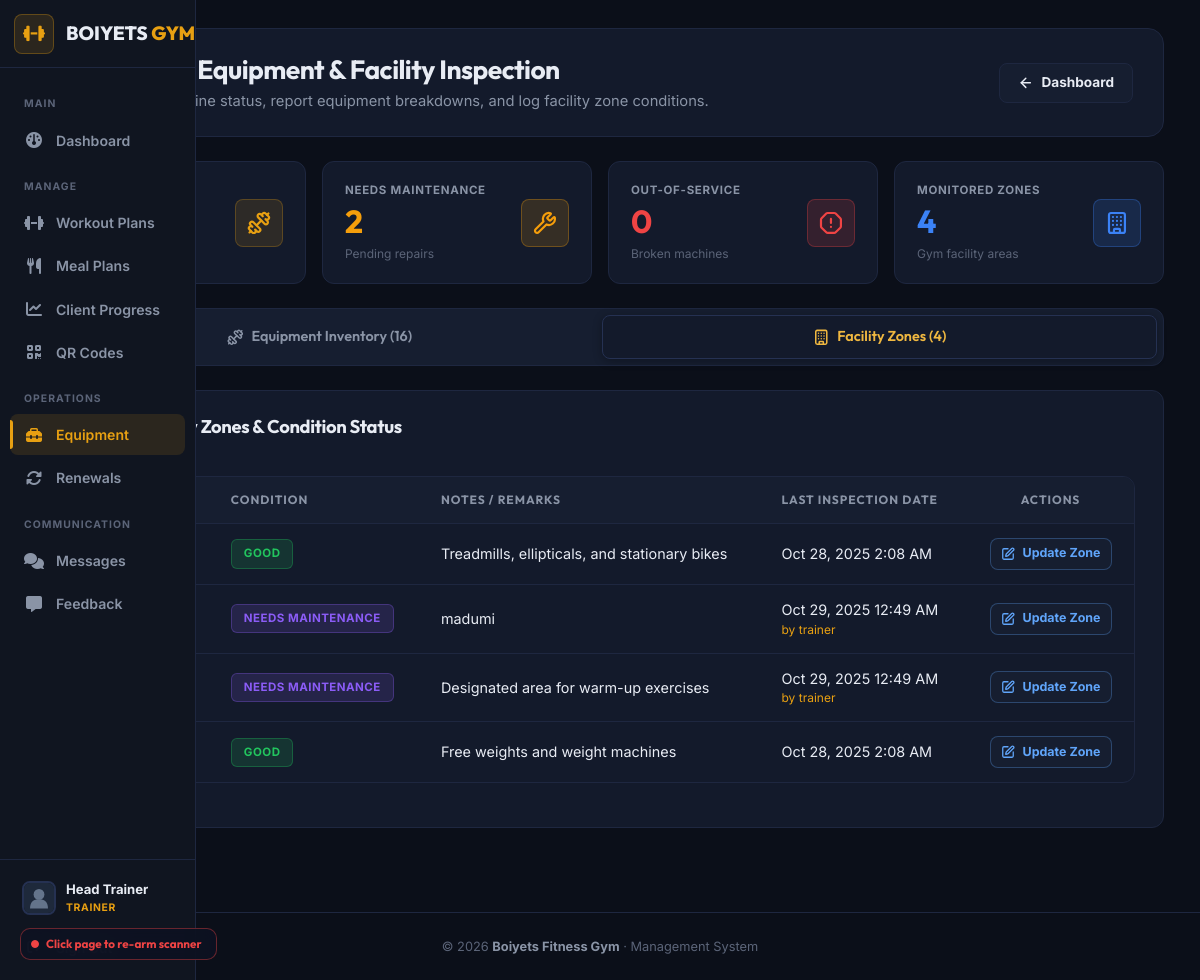
The page /trainer_equipment_monitoring.php?tab=facilities (signed in) on the database its author committed.
### tables this page shows
CREATE TABLE `facilities` (
  `id` int(11) NOT NULL,
  `name` varchar(100) NOT NULL,
  `facility_condition` enum('Good','Needs Maintenance','Under Repair','Closed') DEFAULT 'Good',
  `notes` text DEFAULT NULL,
  `last_updated` datetime DEFAULT current_timestamp() ON UPDATE current_timestamp(),
  `updated_by` int(11) DEFAULT NULL
);

CREATE TABLE `users` (
  `id` int(11) NOT NULL,
  `username` varchar(50) NOT NULL,
  `password` varchar(255) NOT NULL,
  `role` enum('admin','trainer','client') NOT NULL,
  `full_name` varchar(100) NOT NULL,
  `email` varchar(100) NOT NULL,
  `created_at` timestamp NOT NULL DEFAULT current_timestamp(),
  `reset_token` varchar(255) DEFAULT NULL,
  `reset_expiry` datetime DEFAULT NULL,
  `last_activity` datetime DEFAULT NULL,
  `client_type` enum('walk-in','full-time') DEFAULT 'walk-in',
  `verification_token` varchar(64) DEFAULT NULL,
  `token_expiry` datetime DEFAULT NULL,
  `email_verified` tinyint(1) DEFAULT 0,
  `profile_picture` varchar(500) DEFAULT 'https://i.pravatar.cc/120',
  `deleted_at` timestamp NULL DEFAULT NULL
);

### public_html/trainer_equipment_monitoring.php (the view, shortened to what this page needs)
<?php
require_once __DIR__ . '/../config/config.php';
$tab = $_GET['tab'] ?? 'equipment';
$status_filter = $_GET['status'] ?? '';
$category_filter = $_GET['category'] ?? '';
$location_filter = $_GET['location'] ?? '';
$search = trim($_GET['search'] ?? '');
$categories_result = $conn->query("SELECT DISTINCT category FROM equipment ORDER BY category");
$locations_result = $conn->query("SELECT DISTINCT location FROM equipment ORDER BY location");
$equipment_where = ["1=1"];
$equipment_params = [];
$equipment_types = "";
$equipment_sql = "SELECT e.*, u.username as created_by_name FROM equipment e LEFT JOIN users u ON e.created_by = u.id WHERE " . implode(" AND ", $equipment_where) . " ORDER BY e.name ASC";
$equipment_stmt = $conn->prepare($equipment_sql);
if ($equipment_stmt && !empty($equipment_params)) {
    $equipment_stmt->bind_param($equipment_types, ...$equipment_params);
    $equipment_stmt->execute();
    $equipment_result = $equipment_stmt->get_result();
} else {
    $equipment_result = $conn->query($equipment_sql);
}
$facilities_sql = "SELECT f.*, u.username as updated_by_name FROM facilities f LEFT JOIN users u ON f.updated_by = u.id ORDER BY f.name ASC";
$facilities_result = $conn->query($facilities_sql);
$total_equip = $conn->query("SELECT COUNT(*) as total FROM equipment")->fetch_assoc()['total'] ?? 0;
$maint_equip = $conn->query("SELECT COUNT(*) as total FROM equipment WHERE status IN ('Needs Maintenance', 'Under Repair')")->fetch_assoc()['total'] ?? 0;
$broken_equip = $conn->query("SELECT COUNT(*) as total FROM equipment WHERE status = 'Broken'")->fetch_assoc()['total'] ?? 0;
$total_facilities = $conn->query("SELECT COUNT(*) as total FROM facilities")->fetch_assoc()['total'] ?? 0;
require_once __DIR__ . '/includes/header.php';
require_once __DIR__ . '/includes/nav.php';
?>
<div class="gym-main-container">
  <div class="gym-page-header">
    <div>
      <h1 class="gym-page-title" style="display: flex; align-items: center; gap: 10px;">
        Trainer Equipment & Facility Inspection
      </h1>
      <p class="gym-page-subtitle">Inspect gym machine status, report equipment breakdowns, and log facility zone conditions.</p>
    </div>
    <div style="display: flex; gap: 0.75rem; align-items: center;">
      <a href="trainer_dashboard.php" class="gym-btn gym-btn-outline">
        <i data-lucide="arrow-left"></i> Dashboard
      </a>
    </div>
  </div>
  <div class="gym-stats-grid">
    <div class="gym-stat-card">
      <div>
        <div class="gym-stat-label">Total Equipment</div>
        <div class="gym-stat-number" style="color: var(--accent-light);"><?php echo number_format($total_equip); ?></div>
        <div style="font-size: 0.75rem; color: var(--text-dim); margin-top: 4px;">Tracked gym assets</div>
      </div>
      <div class="gym-stat-icon"><i data-lucide="dumbbell"></i></div>
    </div>
    <div class="gym-stat-card">
      <div>
        <div class="gym-stat-label">Needs Maintenance</div>
        <div class="gym-stat-number" style="color: #f59e0b;"><?php echo number_format($maint_equip); ?></div>
        <div style="font-size: 0.75rem; color: var(--text-dim); margin-top: 4px;">Pending repairs</div>
      </div>
      <div class="gym-stat-icon" style="background: rgba(245, 158, 11, 0.15); color: #f59e0b; border-color: rgba(245, 158, 11, 0.3);">
        <i data-lucide="wrench"></i>
      </div>
    </div>
    <div class="gym-stat-card">
      <div>
        <div class="gym-stat-label">Out-of-Service</div>
        <div class="gym-stat-number" style="color: #ef4444;"><?php echo number_format($broken_equip); ?></div>
        <div style="font-size: 0.75rem; color: var(--text-dim); margin-top: 4px;">Broken machines</div>
      </div>
      <div class="gym-stat-icon" style="background: rgba(239, 68, 68, 0.15); color: #ef4444; border-color: rgba(239, 68, 68, 0.3);">
        <i data-lucide="alert-octagon"></i>
      </div>
    </div>
    <div class="gym-stat-card">
      <div>
        <div class="gym-stat-label">Monitored Zones</div>
        <div class="gym-stat-number" style="color: #3b82f6;"><?php echo number_format($total_facilities); ?></div>
        <div style="font-size: 0.75rem; color: var(--text-dim); margin-top: 4px;">Gym facility areas</div>
      </div>
      <div class="gym-stat-icon" style="background: rgba(59, 130, 246, 0.15); color: #3b82f6; border-color: rgba(59, 130, 246, 0.3);">
        <i data-lucide="building"></i>
      </div>
    </div>
  </div>
  <div class="gym-tabs-container" style="margin-bottom: 1.5rem;">
    <a href="?tab=equipment" class="gym-tab-btn <?php echo $tab == 'equipment' ? 'active' : ''; ?>">
      <i data-lucide="dumbbell"></i> Equipment Inventory (<?php echo $total_equip; ?>)
    </a>
    <a href="?tab=facilities" class="gym-tab-btn <?php echo $tab == 'facilities' ? 'active' : ''; ?>">
      <i data-lucide="building"></i> Facility Zones (<?php echo $total_facilities; ?>)
    </a>
  </div>
  <?php if ($tab == 'equipment'): ?>
    <div class="gym-card" style="margin-bottom: 1.5rem;">
      <form method="GET" style="display: grid; grid-template-columns: repeat(auto-fit, minmax(180px, 1fr)); gap: 14px; align-items: flex-end;">
        <input type="hidden" name="tab" value="equipment">
        <div>
          <label class="gym-form-label">Category</label>
          <select name="category" class="gym-form-control">
            <option value="">All Categories</option>
            <?php if ($categories_result && $categories_result->num_rows > 0): ?>
              <?php
              $categories_result->data_seek(0);
              while($cat = $categories_result->fetch_assoc()): ?>
                <option value="<?php echo htmlspecialchars($cat['category']); ?>" <?php echo $category_filter == $cat['category'] ? 'selected' : ''; ?>>
                  <?php echo htmlspecialchars($cat['category']); ?>
                </option>
              <?php endwhile; ?>
            <?php endif; ?>
          </select>
        </div>
        <div>
          <label class="gym-form-label">Location</label>
          <select name="location" class="gym-form-control">
            <option value="">All Locations</option>
            <?php if ($locations_result && $locations_result->num_rows > 0): ?>
              <?php
              $locations_result->data_seek(0);
              while($loc = $locations_result->fetch_assoc()): ?>
                <option value="<?php echo htmlspecialchars($loc['location']); ?>" <?php echo $location_filter == $loc['location'] ? 'selected' : ''; ?>>
                  <?php echo htmlspecialchars($loc['location']); ?>
                </option>
              <?php endwhile; ?>
            <?php endif; ?>
          </select>
        </div>
        <div>
          <label class="gym-form-label">Status</label>
          <select name="status" class="gym-form-control">
            <option value="">All Statuses</option>
            <option value="Good" <?php echo $status_filter == 'Good' ? 'selected' : ''; ?>>Good Condition</option>
            <option value="Needs Maintenance" <?php echo $status_filter == 'Needs Maintenance' ? 'selected' : ''; ?>>Needs Maintenance</option>
            <option value="Under Repair" <?php echo $status_filter == 'Under Repair' ? 'selected' : ''; ?>>Under Repair</option>
            <option value="Broken" <?php echo $status_filter == 'Broken' ? 'selected' : ''; ?>>Broken / Unusable</option>
          </select>
        </div>
        <div>
          <label class="gym-form-label">Search Keyword</label>
          <input type="text" name="search" value="<?php echo htmlspecialchars($search); ?>" placeholder="Search machine name..." class="gym-form-control">
        </div>
        <div>
          <button type="submit" class="gym-btn gym-btn-yellow" style="width: 100%;">
            <i data-lucide="filter"></i> Filter Results
          </button>
        </div>
      </form>
    </div>
    <div class="gym-card">
      <div style="display: flex; justify-content: space-between; align-items: center; margin-bottom: 1.25rem;">
        <h2 class="gym-card-title" style="margin: 0; display: flex; align-items: center; gap: 10px;">
          <i data-lucide="list" style="color: var(--accent);"></i>
          Equipment Inventory List
        </h2>
      </div>
      <div class="gym-table-wrapper" style="margin-bottom: 0;">
        <table class="gym-table">
          <thead>
            <tr>
              <th>Equipment Name</th>
              <th>Category</th>
              <th>Location</th>
              <th>Status</th>
              <th>Last Updated</th>
              <th style="text-align: center;">Actions</th>
            </tr>
          </thead>
          <tbody>
            <?php if ($equipment_result && $equipment_result->num_rows > 0): ?>
              <?php while($equipment = $equipment_result->fetch_assoc()): ?>
                <?php
                $status_badge = '';
                switch($equipment['status']) {
                  case 'Good':
                    $status_badge = '<span class="gym-badge gym-badge-active">Good</span>';
                    break;
                  case 'Needs Maintenance':
                    $status_badge = '<span class="gym-badge gym-badge-pending">Needs Maintenance</span>';
                    break;
                  case 'Under Repair':
                    $status_badge = '<span class="gym-badge gym-badge-info">Under Repair</span>';
                    break;
                  case 'Broken':
                    $status_badge = '<span class="gym-badge gym-badge-inactive">Broken</span>';
                    break;
                  default:
                    $status_badge = '<span class="gym-badge">' . htmlspecialchars($equipment['status']) . '</span>';
                }
                ?>
                <tr>
                  <td>
                    <div style="font-weight: 700; color: var(--text-primary);"><?php echo htmlspecialchars($equipment['name']); ?></div>
                    <?php if (!empty($equipment['notes'])): ?>
                      <div style="font-size: 0.78rem; color: var(--text-dim); margin-top: 2px;"><?php echo htmlspecialchars($equipment['notes']); ?></div>
                    <?php endif; ?>
                  </td>
                  <td><?php echo htmlspecialchars($equipment['category']); ?></td>
                  <td style="color: var(--text-secondary);"><?php echo htmlspecialchars($equipment['location']); ?></td>
                  <td><?php echo $status_badge; ?></td>
                  <td style="color: var(--text-dim); font-size: 0.84rem;">
                    <?php echo date('M j, Y g:i A', strtotime($equipment['last_updated'])); ?>
                  </td>
                  <td>
                    <div style="display: flex; gap: 6px; align-items: center; justify-content: center;">
                      <button type="button" onclick="openUpdateStatusModal(<?php echo htmlspecialchars(json_encode($equipment)); ?>)" class="gym-btn gym-btn-outline" style="min-height: 32px !important; padding: 4px 10px !important; font-size: 0.78rem !important; color: #60a5fa !important; border-color: rgba(96, 165, 250, 0.3) !important;" title="Update Status">
                        <i data-lucide="edit" style="width: 14px; height: 14px;"></i> Update Status
                      </button>
                      <button type="button" onclick="openViewLogsModal(<?php echo $equipment['id']; ?>)" class="gym-btn gym-btn-outline" style="min-height: 32px !important; padding: 4px 10px !important; font-size: 0.78rem !important; color: #4ade80 !important; border-color: rgba(74, 222, 128, 0.3) !important;" title="View History Logs">
                        <i data-lucide="history" style="width: 14px; height: 14px;"></i> History
                      </button>
                    </div>
                  </td>
                </tr>
              <?php endwhile; ?>
            <?php else: ?>
              <tr>
                <td colspan="6" style="text-align: center; color: var(--text-dim); padding: 3rem 1rem;">
                  <i data-lucide="dumbbell" style="width: 42px; height: 42px; margin: 0 auto 0.75rem; color: #334155; display: block;"></i>
                  <p style="font-weight: 700; font-size: 1rem; color: var(--text-secondary); margin: 0;">No equipment records found matching filter criteria.</p>
                </td>
              </tr>
            <?php endif; ?>
          </tbody>
        </table>
      </div>
    </div>
  <?php elseif ($tab == 'facilities'): ?>
    <div class="gym-card">
      <div style="display: flex; justify-content: space-between; align-items: center; margin-bottom: 1.25rem;">
        <h2 class="gym-card-title" style="margin: 0; display: flex; align-items: center; gap: 10px;">
          Gym Facility Zones & Condition Status
        </h2>
      </div>
      <div class="gym-table-wrapper" style="margin-bottom: 0;">
        <table class="gym-table">
          <thead>
            <tr>
              <th>Facility Zone</th>
              <th>Condition</th>
              <th>Notes / Remarks</th>
              <th>Last Inspection Date</th>
              <th style="text-align: center;">Actions</th>
            </tr>
          </thead>
          <tbody>
            <?php if ($facilities_result && $facilities_result->num_rows > 0): ?>
              <?php while($facility = $facilities_result->fetch_assoc()): ?>
                <?php
                $cond_badge = '';
                switch($facility['facility_condition']) {
                  case 'Good':
                    $cond_badge = '<span class="gym-badge gym-badge-active">Good</span>';
                    break;
                  case 'Needs Maintenance':
                    $cond_badge = '<span class="gym-badge gym-badge-pending">Needs Maintenance</span>';
                    break;
                }
                ?>
                <tr>
                  <td style="font-weight: 700; color: var(--text-primary);"><?php echo htmlspecialchars($facility['name']); ?></td>
                  <td><?php echo $cond_badge; ?></td>
                  <td style="color: var(--text-secondary);">
                    <?php echo !empty($facility['notes']) ? htmlspecialchars($facility['notes']) : '<span style="color: var(--text-dim);">-</span>'; ?>
                  </td>
                  <td style="color: var(--text-dim); font-size: 0.84rem;">
                    <?php echo date('M j, Y g:i A', strtotime($facility['last_updated'])); ?>
                    <?php if (!empty($facility['updated_by_name'])): ?>
                      <span style="display: block; font-size: 0.75rem; color: var(--accent);">by <?php echo htmlspecialchars($facility['updated_by_name']); ?></span>
                    <?php endif; ?>
                  </td>
                  <td>
                    <div style="display: flex; justify-content: center;">
                      <button type="button" onclick="openUpdateFacilityModal(<?php echo htmlspecialchars(json_encode($facility)); ?>)" class="gym-btn gym-btn-outline" style="min-height: 32px !important; padding: 4px 10px !important; font-size: 0.78rem !important; color: #60a5fa !important; border-color: rgba(96, 165, 250, 0.3) !important;" title="Update Condition">
                        <i data-lucide="edit" style="width: 14px; height: 14px;"></i> Update Zone
                      </button>
                    </div>
                  </td>
                </tr>
              <?php endwhile; ?>
            <?php endif; ?>
          </tbody>
        </table>
      </div>
    </div>
  <?php endif; ?>
</div>
<?php
require_once __DIR__ . '/includes/footer.php';
?>

### rows shown on the page
facilities: facility_condition "GOOD", notes "Treadmills, ellipticals, and stationary bikes", last_updated "Oct 28, 2025 2:08 AM"
facilities: shows "NEEDS MAINTENANCE", notes "madumi", last_updated "Oct 29, 2025 12:49 AM", updated_by.username "trainer"
facilities: shows "NEEDS MAINTENANCE", notes "Designated area for warm-up exercises", last_updated "Oct 29, 2025 12:49 AM", updated_by.username "trainer"
facilities: facility_condition "GOOD", notes "Free weights and weight machines", last_updated "Oct 28, 2025 2:08 AM"

### other values the page prints
$user_name "Head Trainer"
$user_role "TRAINER"
$maint_equip "2"
$broken_equip "0"
$total_facilities "4"
$total_equip "16"
